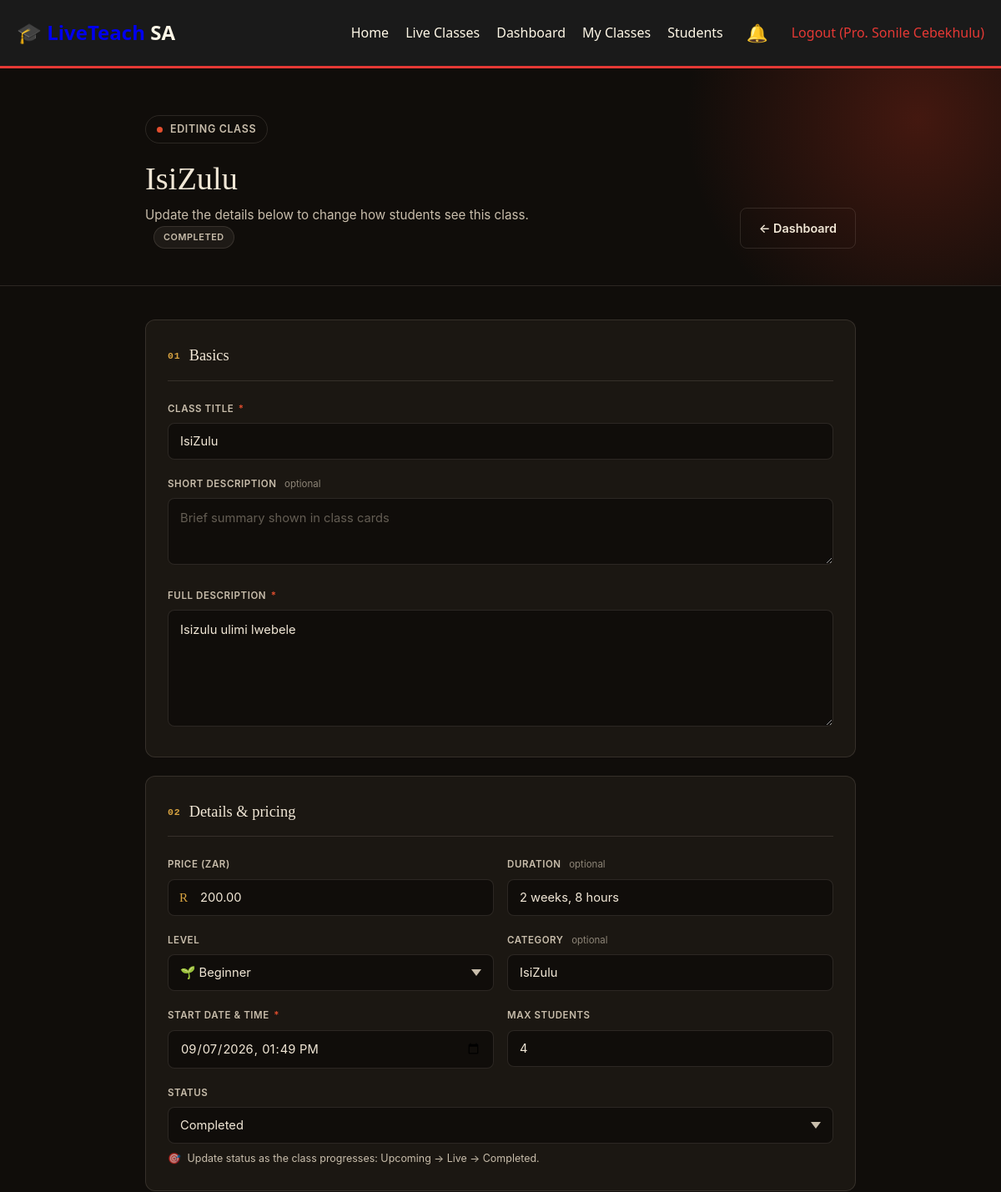
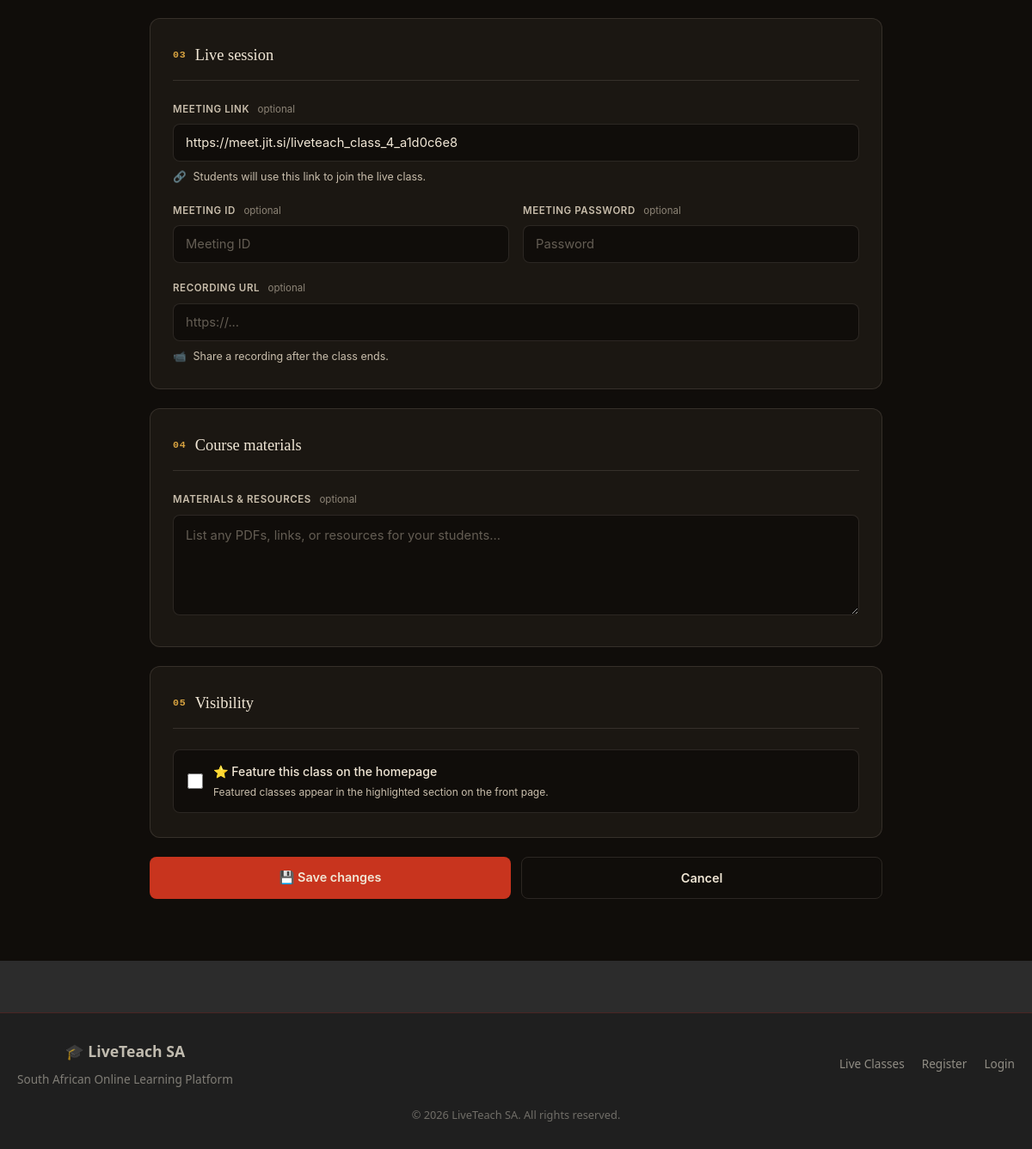
Page /teacher/edit-class.php?id=4 (signed in) on the committed database (2 pictures, top to bottom).
### tables this page shows
CREATE TABLE `live_classes` (
  `id` int(11) NOT NULL,
  `teacher_id` int(11) NOT NULL,
  `title` varchar(255) NOT NULL,
  `description` text DEFAULT NULL,
  `short_description` varchar(500) DEFAULT NULL,
  `image` varchar(255) DEFAULT NULL,
  `price` decimal(10,2) NOT NULL DEFAULT 0.00,
  `duration` varchar(50) DEFAULT NULL,
  `level` enum('beginner','intermediate','advanced') NOT NULL DEFAULT 'beginner',
  `category` varchar(100) DEFAULT NULL,
  `start_date` datetime DEFAULT NULL,
  `end_date` datetime DEFAULT NULL,
  `schedule` text DEFAULT NULL,
  `meeting_link` varchar(500) DEFAULT NULL,
  `meeting_id` varchar(100) DEFAULT NULL,
  `meeting_password` varchar(100) DEFAULT NULL,
  `recording_url` varchar(500) DEFAULT NULL,
  `materials` text DEFAULT NULL,
  `max_students` int(11) DEFAULT 50,
  `current_students` int(11) NOT NULL DEFAULT 0,
  `status` enum('upcoming','ongoing','completed','cancelled') NOT NULL DEFAULT 'upcoming',
  `is_featured` tinyint(1) NOT NULL DEFAULT 0,
  `sequential_unlock` tinyint(1) NOT NULL DEFAULT 0,
  `created_at` timestamp NOT NULL DEFAULT current_timestamp(),
  `thumbnail` varchar(500) DEFAULT NULL,
  `preview_video` varchar(500) DEFAULT NULL,
  `stream_platform` enum('zoom','google_meet','custom','youtube_live') DEFAULT 'zoom',
  `stream_embed` text DEFAULT NULL
);

### teacher/edit-class.php (the view, shortened to what this page needs)
<?php
require_once '../includes/header.php';
$connection = getDbConnection();
$teacherId = (int)$_SESSION['user']['id'];
$classId = isset($_GET['id']) ? (int)$_GET['id'] : 0;
$stmt = $connection->prepare("SELECT * FROM live_classes WHERE id = ? AND teacher_id = ?");
$stmt->bind_param('ii', $classId, $teacherId);
$stmt->execute();
$class = $stmt->get_result()->fetch_assoc();
?>
<main class="lt-page">
    <div class="lt-dash-header">
        <div class="lt-container lt-dash-header-inner">
            <div>
                <?php
                    $statusLabels = [
                        'upcoming' => 'Upcoming',
                        'ongoing' => 'Live now',
                        'completed' => 'Completed',
                        'cancelled' => 'Cancelled',
                    ];
                    $statusLabel = $statusLabels[$class['status']] ?? ucfirst($class['status']);
                ?>
                <span class="lt-eyebrow">
                    <span class="lt-eyebrow-dot"></span>
                    Editing class
                </span>
                <h1><?php echo htmlspecialchars($class['title']); ?></h1>
                <p>
                    Update the details below to change how students see this class.
                    <span class="lt-status lt-status-<?php echo htmlspecialchars($class['status']); ?>">
                        <?php echo $statusLabel; ?>
                    </span>
                </p>
            </div>
            <a href="dashboard.php" class="lt-btn lt-btn-outline">← Dashboard</a>
        </div>
    </div>
    <div class="lt-container">
        <div class="lt-form">
            <form method="post" action="">
                <div class="lt-section">
                    <div class="lt-section-head">
                        <span class="lt-num">01</span>
                        <h2>Basics</h2>
                    </div>
                    <div class="lt-field">
                        <label for="title">Class title <span class="lt-req">*</span></label>
                        <input type="text" id="title" name="title" value="<?php echo htmlspecialchars($class['title']); ?>" required placeholder="e.g. Introduction to Calculus">
                    </div>
                    <div class="lt-field">
                        <label for="short_description">Short description <span class="lt-hint">optional</span></label>
                        <textarea id="short_description" name="short_description" rows="2" placeholder="Brief summary shown in class cards"><?php echo htmlspecialchars($class['short_description'] ?? ''); ?></textarea>
                    </div>
                    <div class="lt-field">
                        <label for="description">Full description <span class="lt-req">*</span></label>
                        <textarea id="description" name="description" rows="5" required placeholder="What will students learn? What makes this class valuable?"><?php echo htmlspecialchars($class['description']); ?></textarea>
                    </div>
                </div>
                <div class="lt-section">
                    <div class="lt-section-head">
                        <span class="lt-num">02</span>
                        <h2>Details &amp; pricing</h2>
                    </div>
                    <div class="lt-field-row">
                        <div class="lt-field">
                            <label for="price">Price (ZAR)</label>
                            <div class="lt-price-wrap">
                                <span class="lt-price-prefix">R</span>
                                <input type="number" id="price" name="price" step="0.01" min="0" value="<?php echo htmlspecialchars((string)$class['price']); ?>">
                            </div>
                        </div>
                        <div class="lt-field">
                            <label for="duration">Duration <span class="lt-hint">optional</span></label>
                            <input type="text" id="duration" name="duration" value="<?php echo htmlspecialchars($class['duration'] ?? ''); ?>" placeholder="6 weeks">
                        </div>
                    </div>
                    <div class="lt-field-row">
                        <div class="lt-field">
                            <label for="level">Level</label>
                            <select id="level" name="level">
                                <?php foreach(['beginner','intermediate','advanced'] as $lvl): ?>
                                    <option value="<?php echo $lvl; ?>" <?php echo $class['level']==$lvl?'selected':''; ?>>
                                        <?php
                                            echo $lvl == 'beginner' ? '🌱 ' : ($lvl == 'intermediate' ? '📘 ' : '🎓 ');
                                            echo ucfirst($lvl);
                                        ?>
                                    </option>
                                <?php endforeach; ?>
                            </select>
                        </div>
                        <div class="lt-field">
                            <label for="category">Category <span class="lt-hint">optional</span></label>
                            <input type="text" id="category" name="category" value="<?php echo htmlspecialchars($class['category'] ?? ''); ?>" placeholder="Mathematics, Science...">
                        </div>
                    </div>
                    <div class="lt-field-row">
                        <div class="lt-field">
                            <label for="start_date">Start date &amp; time <span class="lt-req">*</span></label>
                            <input type="datetime-local" id="start_date" name="start_date" value="<?php echo date('Y-m-d\TH:i', strtotime($class['start_date'])); ?>" required>
                        </div>
                        <div class="lt-field">
                            <label for="max_students">Max students</label>
                            <input type="number" id="max_students" name="max_students" min="1" value="<?php echo (int)$class['max_students']; ?>">
                        </div>
                    </div>
                    <div class="lt-field">
                        <label for="status">Status</label>
                        <select id="status" name="status">
                            <?php foreach(['upcoming','ongoing','completed','cancelled'] as $st): ?>
                                <option value="<?php echo $st; ?>" <?php echo $class['status']==$st?'selected':''; ?>>
                                    <?php echo ucfirst($st); ?>
                                </option>
                            <?php endforeach; ?>
                        </select>
                        <div class="lt-field-help">
                            <span class="lt-help-icon">🎯</span>
                            <span>Update status as the class progresses: Upcoming → Live → Completed.</span>
                        </div>
                    </div>
                </div>
                <div class="lt-section">
                    <div class="lt-section-head">
                        <span class="lt-num">03</span>
                        <h2>Live session</h2>
                    </div>
                    <div class="lt-field">
                        <label for="meeting_link">Meeting link <span class="lt-hint">optional</span></label>
                        <input type="url" id="meeting_link" name="meeting_link" value="<?php echo htmlspecialchars($class['meeting_link'] ?? ''); ?>" placeholder="https://zoom.us/j/...">
                        <div class="lt-field-help">
                            <span class="lt-help-icon">🔗</span>
                            <span>Students will use this link to join the live class.</span>
                        </div>
                    </div>
                    <div class="lt-field-row">
                        <div class="lt-field">
                            <label for="meeting_id">Meeting ID <span class="lt-hint">optional</span></label>
                            <input type="text" id="meeting_id" name="meeting_id" value="<?php echo htmlspecialchars($class['meeting_id'] ?? ''); ?>" placeholder="Meeting ID">
                        </div>
                        <div class="lt-field">
                            <label for="meeting_password">Meeting password <span class="lt-hint">optional</span></label>
                            <input type="text" id="meeting_password" name="meeting_password" value="<?php echo htmlspecialchars($class['meeting_password'] ?? ''); ?>" placeholder="Password">
                        </div>
                    </div>
                    <div class="lt-field">
                        <label for="recording_url">Recording URL <span class="lt-hint">optional</span></label>
                        <input type="url" id="recording_url" name="recording_url" value="<?php echo htmlspecialchars($class['recording_url'] ?? ''); ?>" placeholder="https://...">
                        <div class="lt-field-help">
                            <span class="lt-help-icon">📹</span>
                            <span>Share a recording after the class ends.</span>
                        </div>
                    </div>
                </div>
                <div class="lt-section">
                    <div class="lt-section-head">
                        <span class="lt-num">04</span>
                        <h2>Course materials</h2>
                    </div>
                    <div class="lt-field">
                        <label for="materials">Materials &amp; resources <span class="lt-hint">optional</span></label>
                        <textarea id="materials" name="materials" rows="4" placeholder="List any PDFs, links, or resources for your students..."><?php echo htmlspecialchars($class['materials'] ?? ''); ?></textarea>
                    </div>
                </div>
                <div class="lt-section">
                    <div class="lt-section-head">
                        <span class="lt-num">05</span>
                        <h2>Visibility</h2>
                    </div>
                    <label class="lt-checkbox-row" for="is_featured">
                        <input type="checkbox" name="is_featured" id="is_featured" value="1" <?php echo $class['is_featured']?'checked':''; ?>>
                        <span class="lt-cb-text">
                            <span class="lt-cb-label">⭐ Feature this class on the homepage</span>
                            <span class="lt-cb-hint">Featured classes appear in the highlighted section on the front page.</span>
                        </span>
                    </label>
                </div>
                <div class="lt-form-actions">
                    <button type="submit" class="lt-btn lt-btn-primary">💾 Save changes</button>
                    <a href="dashboard.php" class="lt-btn lt-btn-outline">Cancel</a>
                </div>
            </form>
        </div>
    </div>
</main>
<?php require_once '../includes/footer.php'; ?>

### assets/css/style.css (style rules this page uses)
:root { --primary-red: #e53935; --primary-red-dark: #c62828; --primary-red-light: #ffcdd2; --charcoal: #2c2c2c; --charcoal-light: #424242; --charcoal-dark: #1a1a1a; --cream: #fff8e7; --cream-dark: #f5e6c8; --border: rgba(229, 57, 53, 0.3); --shadow: rgba(0, 0, 0, 0.1); --success: #4caf50; --warning: #ff9800; --info: #2196f3; --gold: #ffd700; }
* { margin: 0; padding: 0; box-sizing: border-box; }
body { font-family: 'Segoe UI', Tahoma, Geneva, Verdana, sans-serif; background: var(--charcoal); color: var(--cream); line-height: 1.6; }

### includes/header.php (style rules this page uses)
* { margin: 0; padding: 0; box-sizing: border-box; }
body { font-family: 'Segoe UI', Tahoma, Geneva, Verdana, sans-serif; background: var(--charcoal, #1a1a1a); color: var(--cream, #f5f0e8); line-height: 1.6; }

### rows in the picture
live_classes: title "IsiZulu", status "COMPLETED", description "Isizulu ulimi lwebele", price "200.00", duration "2 weeks, 8 hours", level "🌱 Beginner", category "IsiZulu", start_date "09/07/2026 13:49", max_students "4", status "Completed", meeting_link "https://meet.jit.si/liveteach_class_4_a1d0c6e8"

### other values in the picture
$bellIcon "🔔"
$user['fullname'] "Pro. Sonile Cebekhulu"
